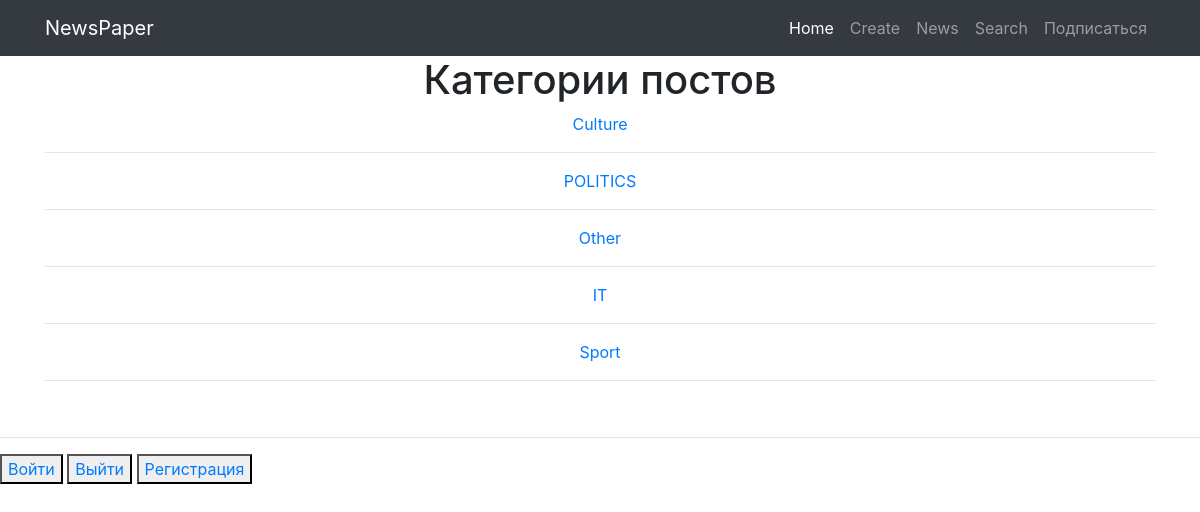
The page /news/category/ on the database its author committed.
### myapp/models.py (models this page shows, shortened)
class Category(models.Model):
    category = models.CharField(max_length=64, unique= True)
    subscribers = models.ManyToManyField(User, related_name='subscriber')
    class Meta:
        verbose_name = 'Категория' # название в админки
        verbose_name_plural = 'Категории' # название во множ. числе в админке
        ordering = ['-id'] # сортировка в админке

### myapp/views.py (the view)
# urls.py: path('category/', CategoryList.as_view(), name='categories' ),
class CategoryList(ListView):
    model = Category
    template_name = 'categories.html'
    context_object_name = 'categories'

### templates/categories.html (shortened to what this page needs)
{% extends 'flatpages/default.html' %}
{% block content %}
<h1>Категории постов</h1>
    {% for cat in categories %}
        <a href="{% url 'category_detail' cat.id %}">{{ cat.category }}</a>
        <hr>
    {% endfor %}
{% endblock content %}

### rows shown on the page
Category: category "Culture"
Category: category "POLITICS"
Category: category "Other"
Category: category "IT"
Category: category "Sport"
